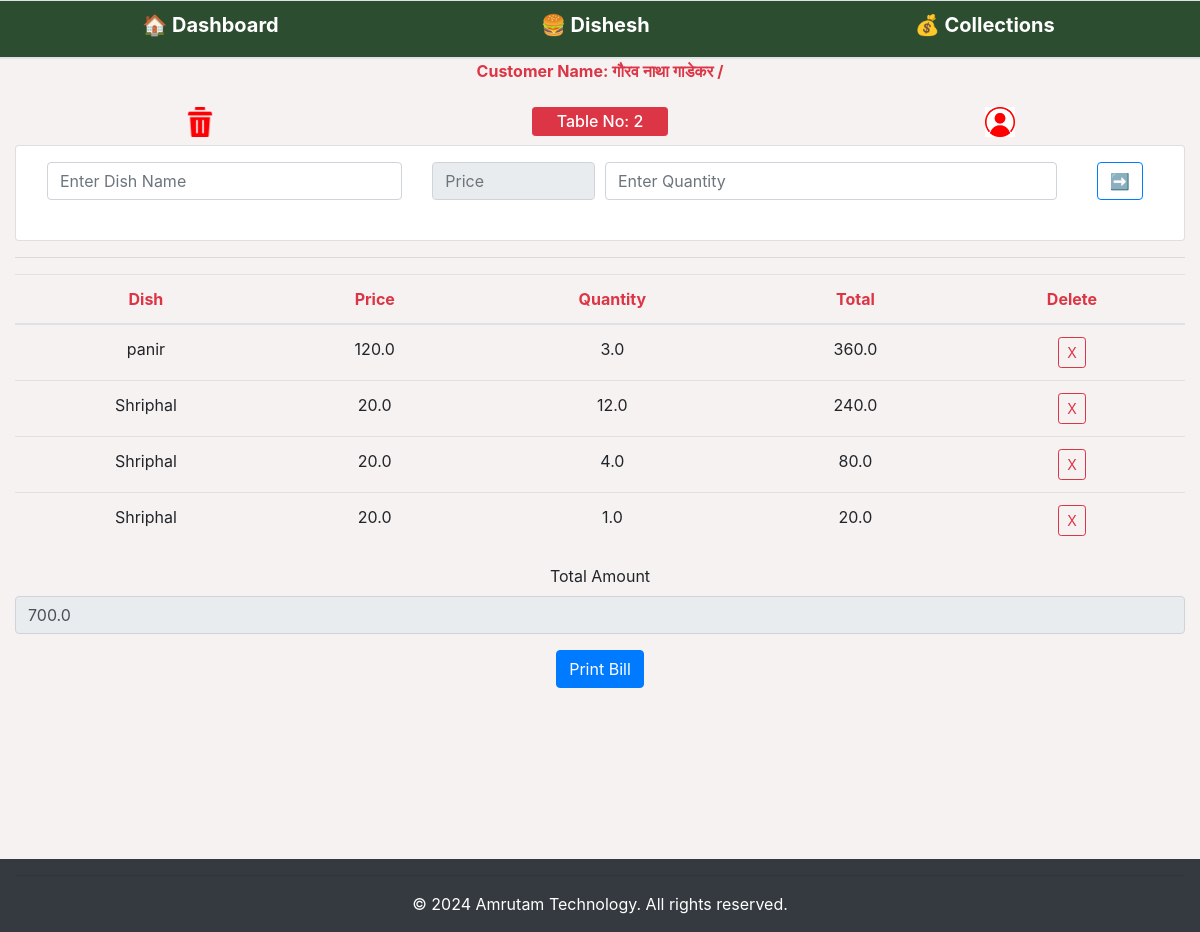
Page /myhotel/makebill/2/ (signed in) on the committed database.
### myhotel/models.py (models this page shows)
class Customer(models.Model):
    hotel_id=models.BigIntegerField()
    table_no=models.BigIntegerField()
    customer_name=models.CharField(max_length=250,null=True)
    customer_mobile_number=models.CharField(max_length=250,null=True)

class bill(models.Model):
    hotel_id=models.BigIntegerField()
    table_no=models.BigIntegerField()
    Item_Name=models.CharField(max_length=100,null=True)
    unit_Price=models.FloatField()
    quantity=models.FloatField()
    Total=models.FloatField()

### myhotel/views.py (the view)
# urls.py: path('makebill/<int:table_id>/', views.make_bill, name='make_bill'),
def make_bill(request,table_id):
    if 'user_id' not in request.session:
        return redirect('/')
    dish_data=items.objects.filter(hotel_id=request.session.get('user_id'))
    billing_data=bill.objects.filter(hotel_id=request.session.get('user_id'),table_no=table_id)
    Total_Count=0
    for bills_total in billing_data:
        Total_Count=Total_Count+bills_total.Total
    try:
        customer_data = Customer.objects.get(hotel_id=request.session.get('user_id'), table_no=table_id)
    except:
        customer_data=None
    customer_info_data = []
    for table_number_idx in range(1, 31):
        try:
            customer_info_obj = Customer.objects.get(hotel_id=request.session.get('user_id'), table_no=table_number_idx)
            customer_name_val = customer_info_obj.customer_name
        except Customer.DoesNotExist:
            customer_info_obj = None
            customer_name_val = None
        try:
            billing_info_set = bill.objects.filter(hotel_id=request.session.get('user_id'), table_no=table_number_idx)
            total_val = 0
            for bill_info in billing_info_set:
                total_val += bill_info.Total
        except bill.DoesNotExist:
            billing_info_set = None
            total_val = None
        customer_info_data.append({'table_number_idx': table_number_idx, 'customer_name_val': customer_name_val, 'total_amount_val': total_val})
    return render(request,'makebill.html' ,{'customer_data_list':customer_info_data,'customer_data':customer_data,'Total_Count':Total_Count,'table_id':table_id,'dish_data':dish_data,'billing_data':billing_data})

### myhotel/templates/makebill.html (shortened to what this page needs)
{% extends 'base.html' %}
{% load static %}
{% block content %}
<div class="container-fluid text-center">
  <p class=" text-center text-danger"><b>{% if customer_data.customer_name %}Customer Name:
    {{customer_data.customer_name}} /
    {{customer_data.customer_mobile_number}} {% endif %}</b></p>
  <div class="row  text-center">
    <div class="col-4   p-2  text-center">
      <div type="" class="" data-bs-toggle="modal" data-bs-target="#deleteModal">
        <img src="{% static 'icon/delete.png' %}" alt="Delete Icon" style="width: 30px;">
      </div>
    </div>
    <div class="col-4  p-2  text-center ">
      <button class="btn btn-danger btn-sm" data-toggle="modal" data-target="#tableModal{{table_id}}">
        <h6 class="text-center text-white mx-3 my-0 p-0">Table No: {{table_id}}</h6>
      </button>
    </div>
    <div class="col-4 p-2  text-center ">
      <div type="" class="" data-bs-toggle="modal" data-bs-target="#customerModal">
        <img src="{% static 'icon/customer.png' %}" alt="Delete Icon" style="width: 30px;">
      </div>
    </div>
  </div>
  <div class="card p-3 bg-white">
    <div class="container-fluid">
      <form id="billingForm" action="/myhotel/save_bill/" method="post" onsubmit="addDish()">
        <div class="form-row">
          <div class="form-group col-md-6">
            <div class="row">
              <div class="col-8">
                <input type="text" class="form-control" name="dishName" id="dishName" placeholder="Enter Dish Name"
                  autocomplete="off" required>
              </div>
              <div class="col-4  m-0 pb-2 ">
                <input type="number" step="0.01" class="form-control" name="unitPrice" id="unitPrice"
                  placeholder="Price" required readonly>
              </div>
            </div>
          </div>
          <div class="form-group col-md-6">
            <div class="row">
              <div class="col-10">
                <input type="number" step="0.01" class="form-control" name="quantity" id="quantity"
                  placeholder="Enter Quantity" required>
              </div>
              <div class="col-2">
                <input type="submit" class="btn btn-outline-primary" value="➡️">
              </div>
            </div>
          </div>
        </div>
      </form>
    </div>
  </div>
  <hr>
  <table class="table text-center">
    <thead>
      <tr class="text-danger">
        <th>Dish</th>
        <th>Price</th>
        <th>Quantity</th>
        <th>Total</th>
        <th>Delete</th>
      </tr>
    </thead>
    <tbody id="billTableBody">
      {% for bill in billing_data %}
      <tr>
        <td>{{ bill.Item_Name }}</td>
        <td>{{ bill.unit_Price }}</td>
        <td>{{ bill.quantity }}</td>
        <td>{{ bill.Total }}</td>
        <td><a href="/myhotel/delete_bill_item/{{ bill.pk }}/{{table_id}}"><button
              class="btn btn-outline-danger btn-sm">X</button></a></td>
      </tr>
      {% endfor %}
    </tbody>
  </table>
  <div class="form-group">
    <label for="totalAmount">Total Amount</label>
    <input type="text" class="form-control" id="totalAmount" value="{{Total_Count}}" readonly>
  </div>
  <div class="container text-center">
    <a href="/myhotel/generate/{{table_id}}"><button type="button" class="btn btn-primary">Print Bill</button></a>
  </div>
</div>
</div>
{% endblock %}

### rows in the picture
Customer: customer_name "गौरव नाथा गाडेकर"
bill: Item_Name "panir", unit_Price "120.0", quantity "3.0", Total "360.0"
bill: Item_Name "Shriphal", unit_Price "20.0", quantity "12.0", Total "240.0"
bill: Item_Name "Shriphal", unit_Price "20.0", quantity "4.0", Total "80.0"
bill: Item_Name "Shriphal", unit_Price "20.0", quantity "1.0", Total "20.0"

### other values in the picture
{{ table_id }} "2"
